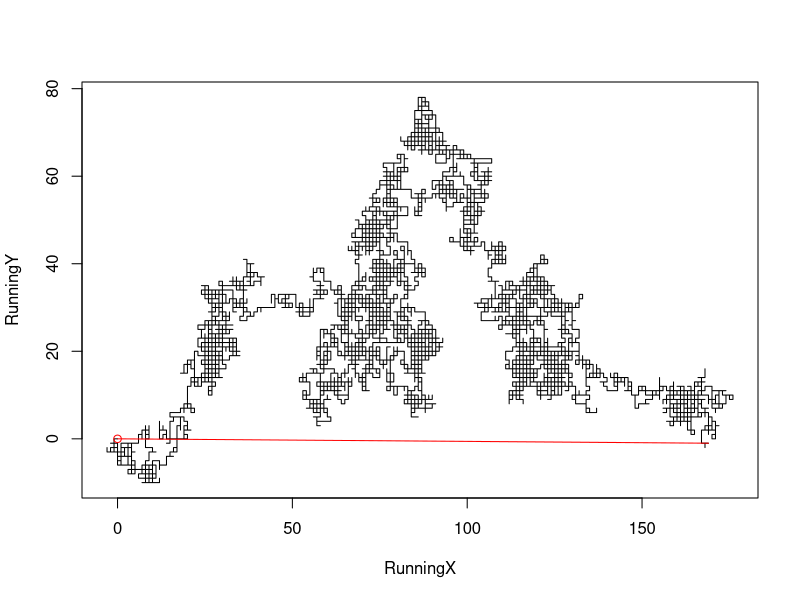

Recreate this plot in R.
#########################################
# Monte Carlo simulation of random walk
#########################################
StartingSet=c('N','E','S','W')
Steps=10000 #10,000
Steps=Steps+1
X = 1:Steps
XX = 2:Steps #Steps=Steps+1 # increment because 0,0 is stored as the first location
AllX = rep(0,Steps)
AllY = rep(0,Steps)
RunningX = rep(0,Steps)
RunningY = rep(0,Steps)

Walk=sample(StartingSet,Steps, replace=TRUE) 
Walk[1] = "Null"

for(i in X) {
  if (Walk[i] == "N") AllY[i] = 1
  if (Walk[i] == "S") AllY[i] = -1  
  if (Walk[i] == "E") AllX[i] = 1
  if (Walk[i] == "W") AllX[i] = -1
}
for (i in XX) {
  RunningX[i] = RunningX[i-1] + AllX[i] 
  RunningY[i] = RunningY[i-1] + AllY[i] 
}
plot(RunningX,RunningY,"l")

B = matrix(c(0, RunningX[Steps], 0, RunningY[Steps]), nrow=2,   ncol=2)
lines(B, col="red")
points(0,0, col="red") #Mark End

XCord = sum((Walk=="N")-(Walk=="S"))
YCord = sum((Walk=="E")-(Walk=="W"))
LinDist = sqrt(XCord^2 + YCord^2)

LinDist




#########################################
# Monte Carlo simulation of random walk
#########################################
StartingSet=c('N','E','S','W')
Steps=100
Steps=Steps+1
Runs=50000 # up to 50,000 takes about 3 seconds
X = 1:Runs
LinDist= rep(0,Runs)
#Steps=Steps+1 # increment because 0,0 is stored as the first location
for(i in X) {
  Walk=sample(StartingSet,Steps, replace=TRUE) 
  Walk[1] = "Null"
  XCord = sum((Walk=="N")-(Walk=="S"))
  YCord = sum((Walk=="E")-(Walk=="W"))
  LinDist[i] = sqrt(XCord^2 + YCord^2)
}
LinDistAvg = mean(LinDist)
LinDistAvg
